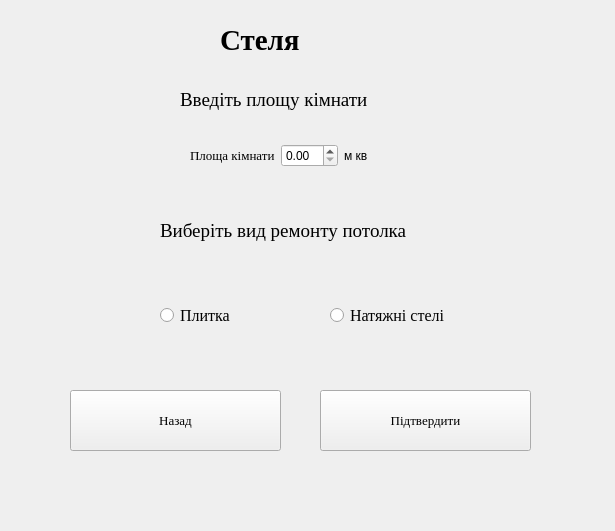
<?xml version="1.0" encoding="UTF-8"?>
<ui version="4.0">
 <class>Form</class>
 <widget class="QWidget" name="Form">
  <property name="geometry">
   <rect>
    <x>0</x>
    <y>0</y>
    <width>615</width>
    <height>531</height>
   </rect>
  </property>
  <property name="windowTitle">
   <string>Form</string>
  </property>
  <property name="windowIcon">
   <iconset>
    <normaloff>1cc8d4a6a2887211353d7d194ad2ab92.jpg</normaloff>1cc8d4a6a2887211353d7d194ad2ab92.jpg</iconset>
  </property>
  <widget class="QLabel" name="label_6">
   <property name="geometry">
    <rect>
     <x>180</x>
     <y>90</y>
     <width>231</width>
     <height>20</height>
    </rect>
   </property>
   <property name="font">
    <font>
     <family>Times New Roman</family>
     <pointsize>14</pointsize>
    </font>
   </property>
   <property name="text">
    <string>Введіть площу кімнати</string>
   </property>
  </widget>
  <widget class="QLabel" name="label">
   <property name="geometry">
    <rect>
     <x>220</x>
     <y>20</y>
     <width>151</width>
     <height>41</height>
    </rect>
   </property>
   <property name="font">
    <font>
     <family>Times New Roman</family>
     <pointsize>22</pointsize>
     <weight>75</weight>
     <bold>true</bold>
    </font>
   </property>
   <property name="text">
    <string>Стеля</string>
   </property>
  </widget>
  <widget class="QLabel" name="label_29">
   <property name="geometry">
    <rect>
     <x>160</x>
     <y>210</y>
     <width>311</width>
     <height>41</height>
    </rect>
   </property>
   <property name="font">
    <font>
     <family>Times New Roman</family>
     <pointsize>14</pointsize>
    </font>
   </property>
   <property name="text">
    <string>Виберіть вид ремонту потолка</string>
   </property>
  </widget>
  <widget class="QPushButton" name="pushButton_2">
   <property name="geometry">
    <rect>
     <x>320</x>
     <y>390</y>
     <width>211</width>
     <height>61</height>
    </rect>
   </property>
   <property name="font">
    <font>
     <family>Times New Roman</family>
     <pointsize>10</pointsize>
    </font>
   </property>
   <property name="text">
    <string>Підтвердити</string>
   </property>
  </widget>
  <widget class="QPushButton" name="pushButton">
   <property name="geometry">
    <rect>
     <x>70</x>
     <y>390</y>
     <width>211</width>
     <height>61</height>
    </rect>
   </property>
   <property name="font">
    <font>
     <family>Times New Roman</family>
     <pointsize>10</pointsize>
    </font>
   </property>
   <property name="text">
    <string>Назад</string>
   </property>
  </widget>
  <widget class="QRadioButton" name="radioButton_2">
   <property name="geometry">
    <rect>
     <x>330</x>
     <y>290</y>
     <width>181</width>
     <height>51</height>
    </rect>
   </property>
   <property name="font">
    <font>
     <family>Times New Roman</family>
     <pointsize>12</pointsize>
    </font>
   </property>
   <property name="text">
    <string>Натяжні стелі</string>
   </property>
  </widget>
  <widget class="QWidget" name="horizontalLayoutWidget">
   <property name="geometry">
    <rect>
     <x>190</x>
     <y>140</y>
     <width>211</width>
     <height>31</height>
    </rect>
   </property>
   <layout class="QHBoxLayout" name="horizontalLayout_16">
    <item>
     <widget class="QLabel" name="label_35">
      <property name="font">
       <font>
        <family>Times New Roman</family>
        <pointsize>10</pointsize>
       </font>
      </property>
      <property name="text">
       <string>Площа кімнати</string>
      </property>
     </widget>
    </item>
    <item>
     <widget class="QDoubleSpinBox" name="doubleSpinBox_16"/>
    </item>
    <item>
     <widget class="QLabel" name="label_36">
      <property name="text">
       <string>м кв</string>
      </property>
     </widget>
    </item>
   </layout>
  </widget>
  <widget class="QRadioButton" name="radioButton">
   <property name="geometry">
    <rect>
     <x>160</x>
     <y>290</y>
     <width>181</width>
     <height>51</height>
    </rect>
   </property>
   <property name="font">
    <font>
     <family>Times New Roman</family>
     <pointsize>12</pointsize>
    </font>
   </property>
   <property name="text">
    <string>Плитка</string>
   </property>
  </widget>
 </widget>
 <resources/>
 <connections/>
</ui>
